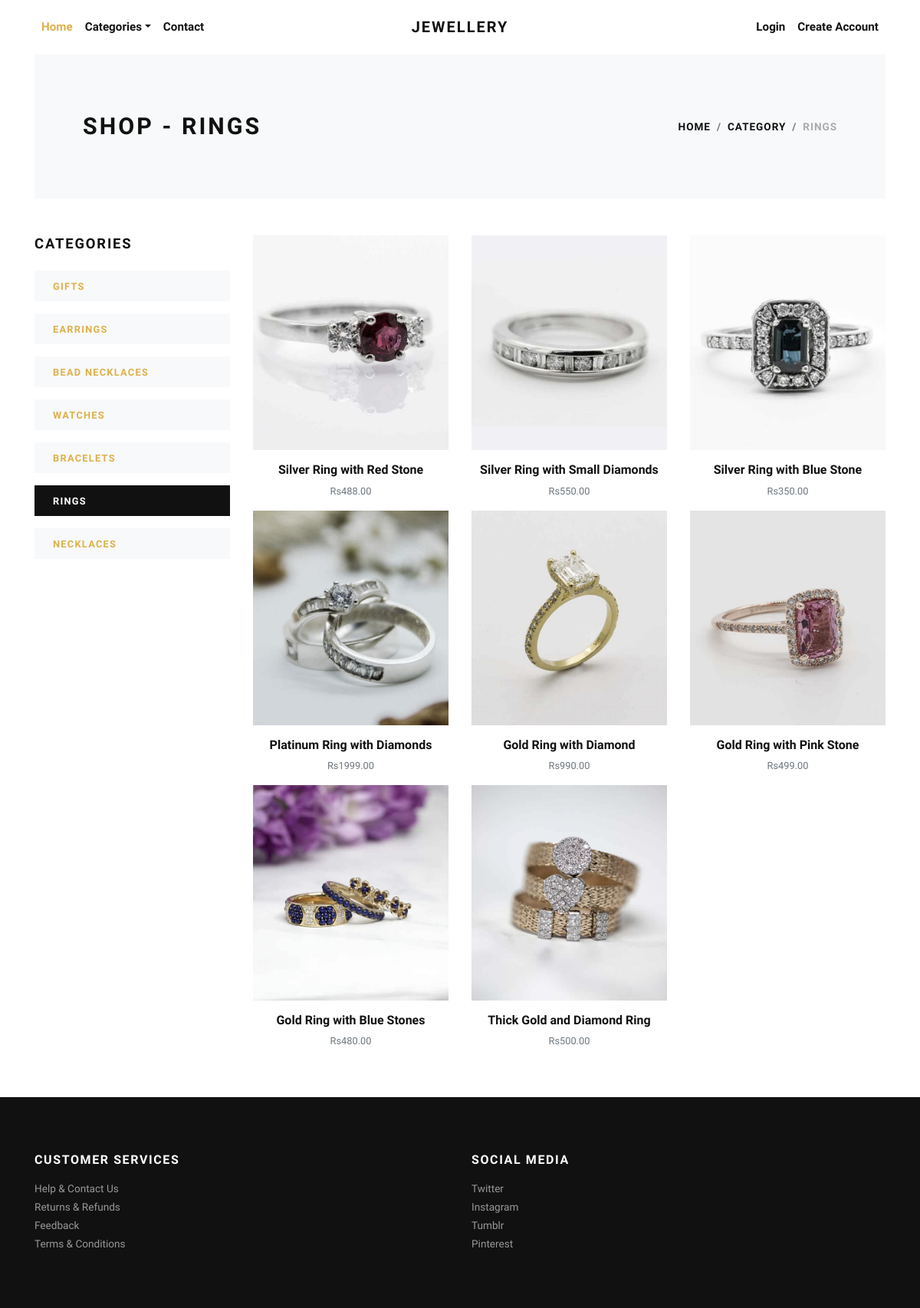
The page /rings/ on the database its author committed.
### store/models.py (models this page shows, shortened)
class Category(models.Model):
    title = models.CharField(max_length=50, verbose_name="Category Title")
    slug = models.SlugField(max_length=55, verbose_name="Category Slug")
    description = models.TextField(blank=True, verbose_name="Category Description")
    category_image = models.ImageField(upload_to='category', blank=True, null=True, verbose_name="Category Image")
    is_active = models.BooleanField(verbose_name="Is Active?")
    is_featured = models.BooleanField(verbose_name="Is Featured?")
    created_at = models.DateTimeField(auto_now_add=True, verbose_name="Created Date")
    updated_at = models.DateTimeField(auto_now=True, verbose_name="Updated Date")
    class Meta:
        verbose_name_plural = 'Categories'
        ordering = ('-created_at', )

class Product(models.Model):
    title = models.CharField(max_length=150, verbose_name="Product Title")
    slug = models.SlugField(max_length=160, verbose_name="Product Slug")
    sku = models.CharField(max_length=255, unique=True, verbose_name="Unique Product ID (SKU)")
    short_description = models.TextField(verbose_name="Short Description")
    detail_description = models.TextField(blank=True, null=True, verbose_name="Detail Description")
    product_image = models.ImageField(upload_to='product', blank=True, null=True, verbose_name="Product Image")
    price = models.DecimalField(max_digits=8, decimal_places=2)
    category = models.ForeignKey(Category, verbose_name="Product Categoy", on_delete=models.CASCADE)
    is_active = models.BooleanField(verbose_name="Is Active?")
    is_featured = models.BooleanField(verbose_name="Is Featured?")
    created_at = models.DateTimeField(auto_now_add=True, verbose_name="Created Date")
    updated_at = models.DateTimeField(auto_now=True, verbose_name="Updated Date")
    class Meta:
        verbose_name_plural = 'Products'
        ordering = ('-created_at', )

### store/views.py (the view)
# urls.py: path('<slug:slug>/', views.category_products, name="category-products"),
def category_products(request, slug):
    category = get_object_or_404(Category, slug=slug)
    products = Product.objects.filter(is_active=True, category=category)
    categories = Category.objects.filter(is_active=True)
    context = {
        'category': category,
        'products': products,
        'categories': categories,
    }
    return render(request, 'store/category_products.html', context)

### store/context_preprocessors.py (called while the page is built)
def store_menu(request):
    categories = Category.objects.filter(is_active=True)
    context = {
        'categories_menu': categories,
    }
    return context

def cart_menu(request):
    if request.user.is_authenticated:
        cart_items= Cart.objects.filter(user=request.user)
        context = {
            'cart_items': cart_items,
        }
    else:
        context = {}
    return context

def wishlist_menu(request):
    if request.user.is_authenticated:
        wishlist_items= Wishlist.objects.filter(user=request.user)
        context = {
            'wishlist_items': wishlist_items,
        }
    else:
        context = {}
    return context

### templates/store/category_products.html (shortened to what this page needs)
{% extends 'base.html' %}
{% load static %}
{% block content %}
<div class="container">
  <section class="py-5 bg-light">
    <div class="container">
      <div class="row px-4 px-lg-5 py-lg-4 align-items-center">
        <div class="col-lg-6">
          <h1 class="h2 text-uppercase mb-0">Shop - {{category.title}}</h1>
        </div>
        <div class="col-lg-6 text-lg-right">
          <nav aria-label="breadcrumb">
            <ol class="breadcrumb justify-content-lg-end mb-0 px-0">
              <li class="breadcrumb-item"><a href="{% url 'store:home' %}">Home</a></li>
              <li class="breadcrumb-item"><a href="{% url 'store:all-categories' %}">Category</a></li>
              <li class="breadcrumb-item active" aria-current="page">{{category.title}}</li>
            </ol>
          </nav>
        </div>
      </div>
    </div>
  </section>
  <section class="py-5">
    <div class="container p-0">
      <div class="row">
        <div class="col-lg-3 order-2 order-lg-1">
          <h5 class="text-uppercase mb-4">Categories</h5>
          {% if categories %}
          {% for cat in categories %}
          <a href="{% url 'store:category-products' cat.slug %}">
            <div class="py-2 px-4 {% if category == cat %}bg-dark text-white {% else %}bg-light{% endif %} mb-3">
              <strong class="small text-uppercase font-weight-bold">{{cat.title}}</strong>
            </div>
          </a>
          {% endfor %}
          {% endif %}
        </div>
        <div class="col-lg-9 order-1 order-lg-2 mb-5 mb-lg-0">
          <div class="row">
            {% if products %}
            {% for product in products %}
            <div class="col-lg-4 col-sm-6">
              <div class="product text-center">
                <div class="mb-3 position-relative">
                  <a class="d-block" href="{% url 'store:product-detail' product.slug %}">
                    {% if product.product_image %}
                    <img class="img-fluid w-100" src="{{product.product_image.url}}" alt="{{product.title}}">
                    {% else %}
                    <img class="img-fluid w-100" src="{% static 'img/product-1.jpg' %}" alt="{{product.title}}">
                    {% endif %}
                  </a>
                </div>
                <h6> <a class="reset-anchor" href="{% url 'store:product-detail' product.slug %}">{{product.title}}</a>
                </h6>
                <p class="small text-muted">Rs{{product.price}}</p>
              </div>
            </div>
            {% endfor %}
            {% endif %}
          </div>
        </div>
      </div>
    </div>
  </section>
</div>
{% endblock content %}

### jewelryshop/static/css/style.default.css (style rules this page uses)
strong { font-weight: 700; }
.product img { -webkit-filter: grayscale(40%); filter: grayscale(40%); transition: all 0.3s; }
.text-uppercase { text-transform: uppercase; letter-spacing: 0.1em; }
.reset-anchor { color: inherit; transition: all 0.3s; }
body { font-family: "Libre Franklin", sans-serif; font-size: 1rem; font-weight: 400; line-height: 1.5; color: #111111; background-color: #fff; }
a { color: #dcb14a; text-decoration: none; }
h1, h2, h3, h4, h5, h6, .h1, .h2, .h3, .h4, .h5, .h6 { margin-bottom: 0.5rem; font-family: inherit; font-weight: 900; line-height: 1.2; color: inherit; }
h1, .h1 { font-size: 2.2rem; }
h2, .h2 { font-size: 1.9rem; }
h5, .h5 { font-size: 1.15rem; }
h6, .h6 { font-size: 1rem; }
small, .small { font-size: 80%; font-weight: 400; }
.bg-light { background-color: #f8f9fa !important; }
.bg-dark { background-color: #111111 !important; }
.breadcrumb { background: #f8f9fa; }
.breadcrumb-item { font-size: 0.85rem; text-transform: uppercase; letter-spacing: 0.07em; font-weight: 900; color: #111111; }
.breadcrumb-item a { color: inherit; transition: all 0.3s; }
.breadcrumb-item.active { color: #aaa; }

### rows shown on the page
Category: title "RINGS"
Category: title "GIFTS"
Category: title "EARRINGS"
Category: title "BEAD NECKLACES"
Category: title "WATCHES"
Category: title "BRACELETS"
Category: title "NECKLACES"
Product: product_image (picture), title "Silver Ring with Red Stone", price "488.00"
Product: product_image (picture), title "Silver Ring with Small Diamonds", price "550.00"
Product: product_image (picture), title "Silver Ring with Blue Stone", price "350.00"
Product: product_image (picture), title "Platinum Ring with Diamonds", price "1999.00"
Product: product_image (picture), title "Gold Ring with Diamond", price "990.00"
Product: product_image (picture), title "Gold Ring with Pink Stone", price "499.00"
Product: product_image (picture), title "Gold Ring with Blue Stones", price "480.00"
Product: product_image (picture), title "Thick Gold and Diamond Ring", price "500.00"
